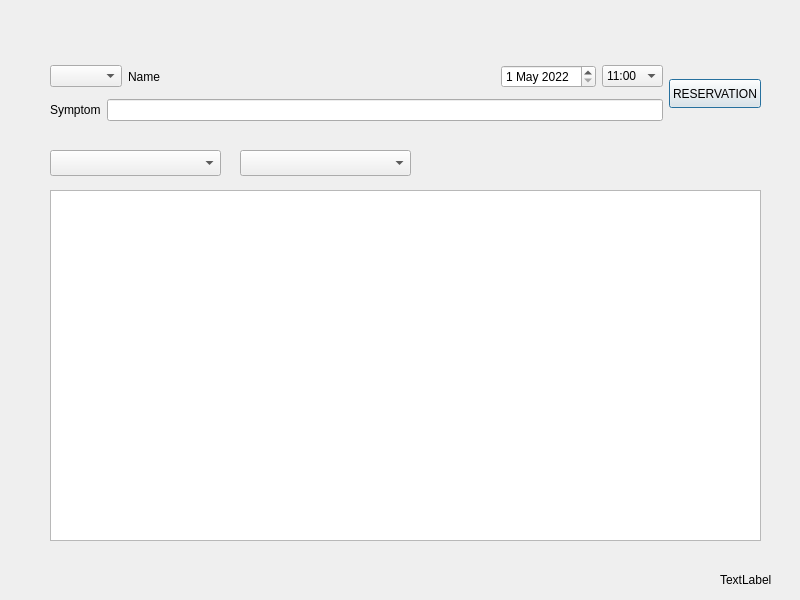
<?xml version="1.0" encoding="UTF-8"?>
<ui version="4.0">
 <class>Reservation</class>
 <widget class="QDialog" name="Reservation">
  <property name="geometry">
   <rect>
    <x>0</x>
    <y>0</y>
    <width>800</width>
    <height>600</height>
   </rect>
  </property>
  <property name="windowTitle">
   <string>Dialog</string>
  </property>
  <widget class="QComboBox" name="cbx_province">
   <property name="geometry">
    <rect>
     <x>50</x>
     <y>150</y>
     <width>171</width>
     <height>26</height>
    </rect>
   </property>
   <property name="currentText">
    <string/>
   </property>
  </widget>
  <widget class="QComboBox" name="cbx_city">
   <property name="geometry">
    <rect>
     <x>240</x>
     <y>150</y>
     <width>171</width>
     <height>26</height>
    </rect>
   </property>
   <property name="currentText">
    <string/>
   </property>
  </widget>
  <widget class="QTableView" name="tableView">
   <property name="geometry">
    <rect>
     <x>50</x>
     <y>190</y>
     <width>711</width>
     <height>351</height>
    </rect>
   </property>
  </widget>
  <widget class="QLabel" name="label_2">
   <property name="geometry">
    <rect>
     <x>720</x>
     <y>570</y>
     <width>62</width>
     <height>20</height>
    </rect>
   </property>
   <property name="text">
    <string>TextLabel</string>
   </property>
  </widget>
  <widget class="QWidget" name="">
   <property name="geometry">
    <rect>
     <x>50</x>
     <y>60</y>
     <width>711</width>
     <height>67</height>
    </rect>
   </property>
   <layout class="QHBoxLayout" name="horizontalLayout_3">
    <item>
     <layout class="QVBoxLayout" name="verticalLayout">
      <item>
       <layout class="QHBoxLayout" name="horizontalLayout">
        <item>
         <widget class="QComboBox" name="cbx_petname">
          <property name="currentText">
           <string/>
          </property>
         </widget>
        </item>
        <item>
         <widget class="QLabel" name="lb_hos_name">
          <property name="text">
           <string>Name</string>
          </property>
         </widget>
        </item>
        <item>
         <spacer name="horizontalSpacer">
          <property name="orientation">
           <enum>Qt::Horizontal</enum>
          </property>
          <property name="sizeHint" stdset="0">
           <size>
            <width>40</width>
            <height>20</height>
           </size>
          </property>
         </spacer>
        </item>
        <item>
         <widget class="QDateEdit" name="dateEdit">
          <property name="maximumDate">
           <date>
            <year>2030</year>
            <month>12</month>
            <day>31</day>
           </date>
          </property>
          <property name="minimumDate">
           <date>
            <year>2022</year>
            <month>5</month>
            <day>1</day>
           </date>
          </property>
         </widget>
        </item>
        <item>
         <widget class="QComboBox" name="cbx_visit_time">
          <item>
           <property name="text">
            <string>11:00</string>
           </property>
          </item>
          <item>
           <property name="text">
            <string>11:30</string>
           </property>
          </item>
          <item>
           <property name="text">
            <string>12:00</string>
           </property>
          </item>
          <item>
           <property name="text">
            <string>12:30</string>
           </property>
          </item>
          <item>
           <property name="text">
            <string>13:00</string>
           </property>
          </item>
          <item>
           <property name="text">
            <string>13:30</string>
           </property>
          </item>
          <item>
           <property name="text">
            <string>14:00</string>
           </property>
          </item>
          <item>
           <property name="text">
            <string>14:30</string>
           </property>
          </item>
          <item>
           <property name="text">
            <string>15:00</string>
           </property>
          </item>
          <item>
           <property name="text">
            <string>15:30</string>
           </property>
          </item>
          <item>
           <property name="text">
            <string>16:00</string>
           </property>
          </item>
          <item>
           <property name="text">
            <string>16:30</string>
           </property>
          </item>
          <item>
           <property name="text">
            <string>17:00</string>
           </property>
          </item>
          <item>
           <property name="text">
            <string>17:30</string>
           </property>
          </item>
          <item>
           <property name="text">
            <string>18:00</string>
           </property>
          </item>
         </widget>
        </item>
       </layout>
      </item>
      <item>
       <layout class="QHBoxLayout" name="horizontalLayout_2">
        <item>
         <widget class="QLabel" name="label">
          <property name="text">
           <string>Symptom</string>
          </property>
         </widget>
        </item>
        <item>
         <widget class="QLineEdit" name="le_symptom"/>
        </item>
       </layout>
      </item>
     </layout>
    </item>
    <item>
     <widget class="QPushButton" name="btn_reservation">
      <property name="maximumSize">
       <size>
        <width>104</width>
        <height>29</height>
       </size>
      </property>
      <property name="text">
       <string>RESERVATION</string>
      </property>
     </widget>
    </item>
   </layout>
  </widget>
 </widget>
 <resources/>
 <connections/>
</ui>
